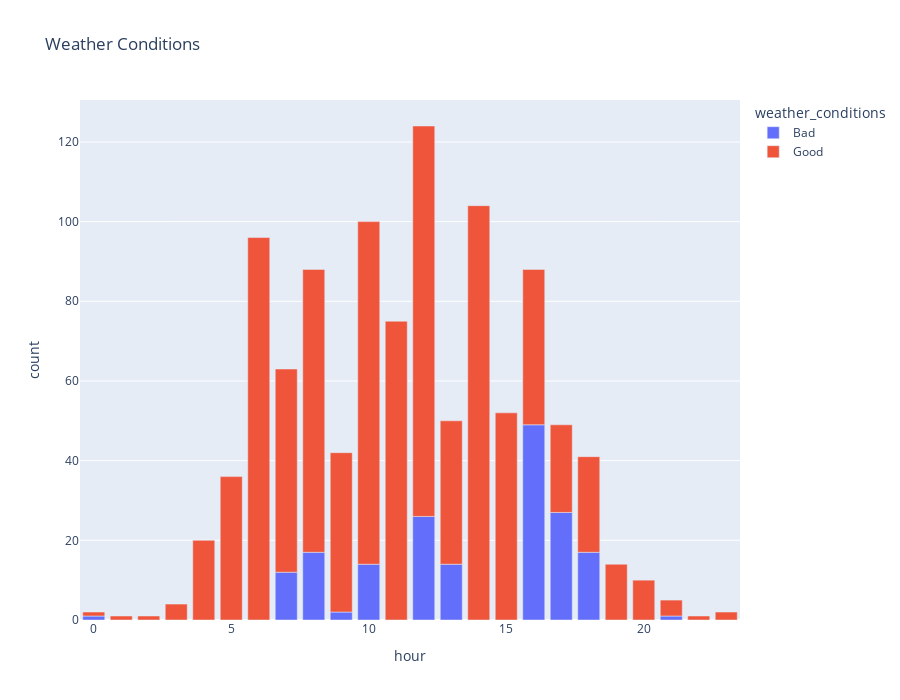

Notebook source saved alongside this figure:
### Code cell
px.bar(hourly_weather, y='count',  title='Weather Conditions', color='weather_conditions', height=700 )

### Figure 1 — Plotly figure (JSON) as saved in the notebook; plotly's stock layout.template omitted (floating-point values rounded to 4 significant figures)
{"data": [{"alignmentgroup": "True", "hovertemplate": "weather_conditions=Bad<br>hour=%{x}<br>count=%{y}<extra></extra>", "legendgroup": "Bad", "marker": {"color": "#636efa", "pattern": {"shape": ""}}, "name": "Bad", "offsetgroup": "Bad", "orientation": "v", "showlegend": true, "textposition": "auto", "type": "bar", "x": [16, 17, 12, 8, 18, 10, 13, 7, 9, 0, 21], "xaxis": "x", "y": [49, 27, 26, 17, 17, 14, 14, 12, 2, 1, 1], "yaxis": "y"}, {"alignmentgroup": "True", "hovertemplate": "weather_conditions=Good<br>hour=%{x}<br>count=%{y}<extra></extra>", "legendgroup": "Good", "marker": {"color": "#EF553B", "pattern": {"shape": ""}}, "name": "Good", "offsetgroup": "Good", "orientation": "v", "showlegend": true, "textposition": "auto", "type": "bar", "x": [14, 12, 6, 10, 11, 8, 15, 7, 9, 16, 5, 13, 18, 17, 4, 19, 20, 3, 21, 23, 0, 1, 2, 22], "xaxis": "x", "y": [104, 98, 96, 86, 75, 71, 52, 51, 40, 39, 36, 36, 24, 22, 20, 14, 10, 4, 4, 2, 1, 1, 1, 1], "yaxis": "y"}], "layout": {"barmode": "relative", "height": 700, "legend": {"title": {"text": "weather_conditions"}, "tracegroupgap": 0}, "title": {"text": "Weather Conditions"}, "xaxis": {"anchor": "y", "domain": [0, 1], "title": {"text": "hour"}}, "yaxis": {"anchor": "x", "domain": [0, 1], "title": {"text": "count"}}}}
